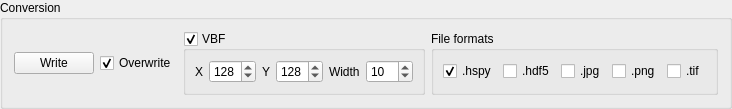
           <widget class="QGroupBox" name="groupBox_4">
            <property name="title">
             <string>Conversion</string>
            </property>
            <layout class="QHBoxLayout" name="horizontalLayout_7">
             <item>
              <widget class="QPushButton" name="writeButton">
               <property name="text">
                <string>Write</string>
               </property>
              </widget>
             </item>
             <item>
              <widget class="QCheckBox" name="overwriteCheckBox">
               <property name="sizePolicy">
                <sizepolicy hsizetype="Maximum" vsizetype="Fixed">
                 <horstretch>0</horstretch>
                 <verstretch>0</verstretch>
                </sizepolicy>
               </property>
               <property name="text">
                <string>Overwrite</string>
               </property>
               <property name="checked">
                <bool>true</bool>
               </property>
              </widget>
             </item>
             <item>
              <widget class="QGroupBox" name="VBFGroupBox">
               <property name="title">
                <string>VBF</string>
               </property>
               <property name="checkable">
                <bool>true</bool>
               </property>
               <layout class="QGridLayout" name="gridLayout_2">
                <item row="1" column="3">
                 <widget class="QSpinBox" name="cYSpinBox">
                  <property name="maximum">
                   <number>255</number>
                  </property>
                  <property name="value">
                   <number>128</number>
                  </property>
                 </widget>
                </item>
                <item row="1" column="0">
                 <widget class="QLabel" name="label_3">
                  <property name="text">
                   <string>X</string>
                  </property>
                 </widget>
                </item>
                <item row="1" column="4">
                 <widget class="QLabel" name="label_9">
                  <property name="text">
                   <string>Width</string>
                  </property>
                 </widget>
                </item>
                <item row="1" column="1">
                 <widget class="QSpinBox" name="cXSpinBox">
                  <property name="maximum">
                   <number>255</number>
                  </property>
                  <property name="value">
                   <number>128</number>
                  </property>
                 </widget>
                </item>
                <item row="1" column="2">
                 <widget class="QLabel" name="label_5">
                  <property name="text">
                   <string>Y</string>
                  </property>
                 </widget>
                </item>
                <item row="1" column="5">
                 <widget class="QSpinBox" name="widthSpinBox">
                  <property name="maximum">
                   <number>255</number>
                  </property>
                  <property name="value">
                   <number>10</number>
                  </property>
                 </widget>
                </item>
               </layout>
              </widget>
             </item>
             <item>
              <widget class="QGroupBox" name="fileFormatGroupBox">
               <property name="title">
                <string>File formats</string>
               </property>
               <layout class="QHBoxLayout" name="horizontalLayout">
                <item>
                 <widget class="QCheckBox" name="hspyCheckBox">
                  <property name="text">
                   <string>.hspy</string>
                  </property>
                  <property name="checked">
                   <bool>true</bool>
                  </property>
                 </widget>
                </item>
                <item>
                 <widget class="QCheckBox" name="hdfCheckBox">
                  <property name="text">
                   <string>.hdf5</string>
                  </property>
                 </widget>
                </item>
                <item>
                 <widget class="QCheckBox" name="jpgCheckBox">
                  <property name="text">
                   <string>.jpg</string>
                  </property>
                 </widget>
                </item>
                <item>
                 <widget class="QCheckBox" name="pngCheckBox">
                  <property name="text">
                   <string>.png</string>
                  </property>
                 </widget>
                </item>
                <item>
                 <widget class="QCheckBox" name="tifCheckBox">
                  <property name="text">
                   <string>.tif</string>
                  </property>
                 </widget>
                </item>
               </layout>
              </widget>
             </item>
            </layout>
           </widget>
